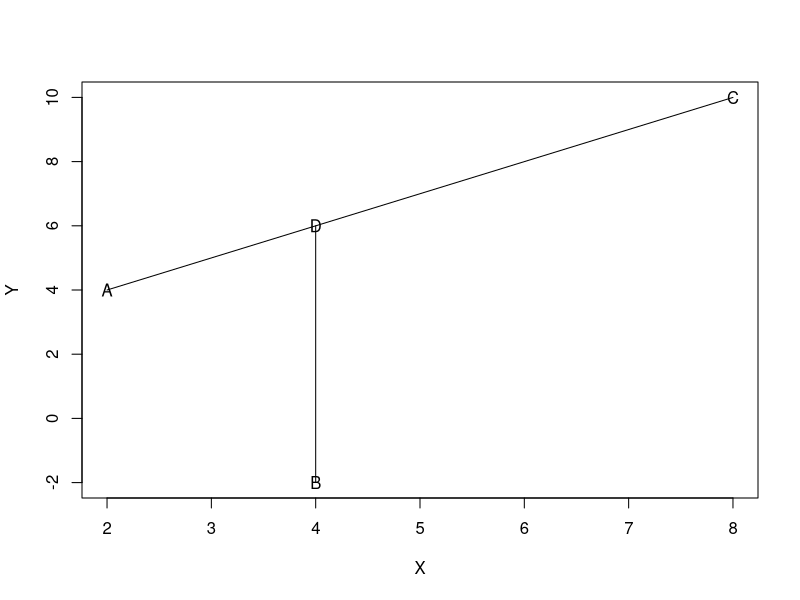

Write R code to recreate this figure. (Note: this script raises an error after producing the figure.)
## ---- chunk 1
A <- c(2,4) 
B <- c(4,-2) 
C <- c(8,10) 

slope <- ( C[2]- A[2])/(C[1]-A[1])  #rise/run 

# find the D point on the line AB
D <- c(B[1], (B[1]-A[1]) * slope + A[2])  # find D 

my.data <- rbind(A,B,C,D)

colnames(my.data) <- c("X","Y") 
my.data    #show it 

plot(my.data, type="n")   #graph it without the points 
text(my.data, rownames(my.data))  #put the points in 
segments(A[1], A[2], C[1], C[2])   #draw the line segments 
segments(B[1], B[2], D[1], D[2]) 

plotSegment(A, B, col = 'green')

points(A, pch = 20, alpha=0.5, col = "orange")
## ---- chunk 2
plotSegment <- function(P1, P2, ...) {
  segments(P1[1], P1[2], P2[1], P2[2], ...)
}
## ---- chunk 3

library(ggplot2)

perp.segment.coord <- function(x0, y0, a=0,b=1){
 #finds endpoint for a perpendicular segment from the point (x0,y0) to the line
 # defined by lm.mod as y=a+b*x
  x1 <- (x0+b*y0-a*b)/(1+b^2)
  y1 <- a + b*x1
  list(x0=x0, y0=y0, x1=x1, y1=y1)
}



Person1 <- c(-3,1,1,-3,0,-1,-1,0,-1,-1,3,4,5,-2,1,2,-2,-1,1,-2,1,-3,4,-6,1,-3,-4,3,3,-5,0,3,0,-3,1,-2,-1,0,-3,3,-4,-4,-7,-5,-2,-2,-1,1,1,2,0,0,2,-2,4,2,1,2,2,7,0,3,2,5,2,6,0,4,0,-2,-1,2,0,-1,-2,-4,-1)

Person2 <- c(-4,-3,4,-5,-1,-1,-2,2,1,0,3,2,3,-4,2,-1,2,-1,4,-2,6,-2,-1,-2,-1,-1,-3,5,2,-1,3,3,1,-3,1,3,-3,2,-2,4,-4,-6,-4,-7,0,-3,1,-2,0,2,-5,2,-2,-1,4,1,1,0,1,5,1,0,1,1,0,2,0,7,-2,3,-1,-2,-3,0,0,0,0)

df <- data.frame(cbind(Person1, Person2))

g <- ggplot(data = df, mapping = aes(x = Person1, y = Person2))
g <- g + geom_point(alpha = 1/3)  # alpha b/c of overplotting
g <- g + geom_smooth(method = "lm")  # just for comparsion
g <- g + coord_fixed()  # otherwise, the angles of vectors are off

corre <- cor(x = df$Person1, y = df$Person2, method = "spearman")  # calculate correlation, must be spearman b/c of measurement
matrix <- matrix(c(1, corre, corre, 1), nrow = 2)  # make this into a matrix
eigen <- eigen(matrix)  # calculate eigenvectors and values
eigen$vectors.scaled <- eigen$vectors %*% diag(sqrt(eigen$values))  
  # scale eigenvectors to length = square-root
  # as per http://stats.stackexchange.com/questions/9898/how-to-plot-an-ellipse-from-eigenvalues-and-eigenvectors-in-r


g <- g + stat_ellipse(type = "norm")
g <- g + stat_ellipse(type = "t")

ss <- perp.segment.coord(df$Person1, df$Person2, 0, eigen$vectors.scaled[1,1])

g + geom_segment(data=as.data.frame(ss), aes(x = x0, y = y0, xend = x1, yend = y1), colour = "blue")
